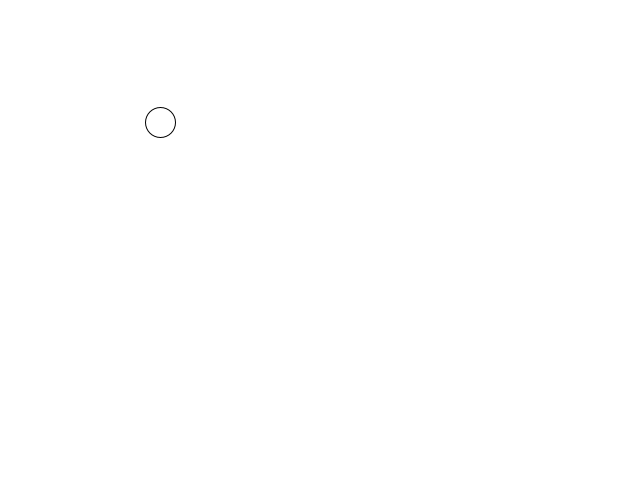
Frame 1 (no input)
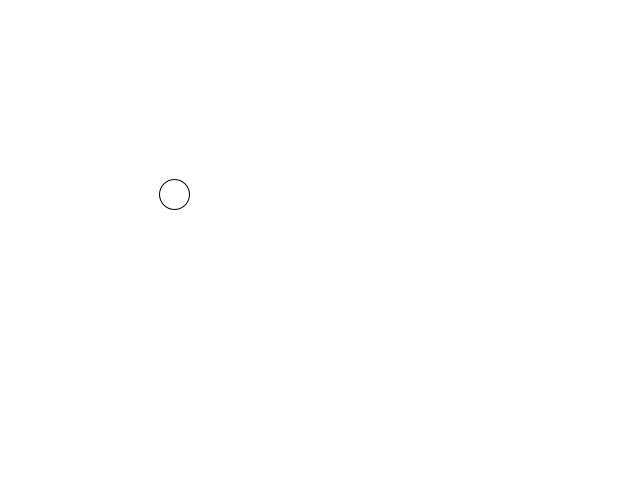
Frame 60 (the mouse pressed at the canvas centre just before this capture)
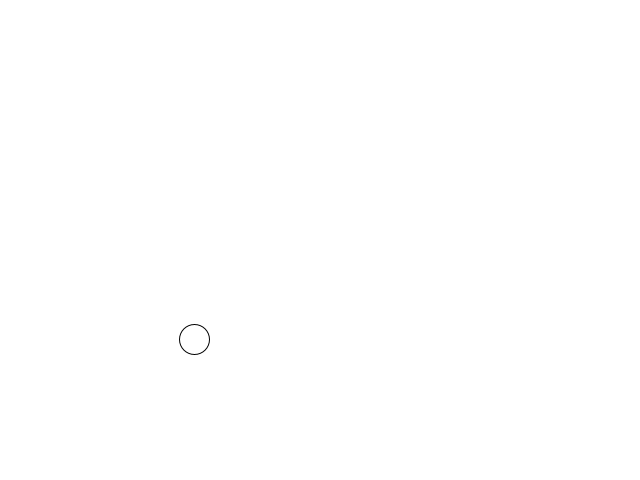
Frame 120 (the mouse held since frame 60 and released just before this capture)

The Processing sketch that drew these frames (run headless with seeded random() and noise(); from frame 60 on, the mouse is pressed at the canvas centre):

// Processing sketch: Programming_05_a
// ── Programming_05_a.pde
PVector position, velocity, tempVelocity, acceleration; //My vectors for handling the movement of the ball

float tpf; // Time per frame
float time;
int ballSize = 30;

void setup()
{
	size(640,480);
	position = new PVector(width/4,height/4);
	velocity = new PVector(8,20);
	tempVelocity = new PVector(0,0);
	acceleration = new PVector(10,75);
	frameRate(60);
}

void draw()
{
	float currentTime =millis(); //Sets the value of currentTime to the number of milliseconds since we started the program
	tpf = (currentTime - time) * 0.001f; //Sets the value of the "timePerFrame" float to a thousandth of currentTime - time 
	background(255, 255, 255, 255);

	drawBall();
	time = currentTime;
}

void drawBall()
{
	velocity.x+=(acceleration.x*0.75)*tpf;
	velocity.y+=acceleration.y*tpf;


	if (position.x > width + ballSize/2)
	{
		position.x = -ballSize/2;
	
	}

	float deltaY=(velocity.y*tpf);

	if ((position.y+deltaY<=ballSize/2)||(position.y+deltaY>=height-ballSize/2))
	{
		//position.y = height -5;
		velocity.y=-velocity.y;
		velocity.y*=0.9;
		velocity.x*=0.5;

	}

	//velocity.normalize();
	tempVelocity.set(0,0);
	tempVelocity = velocity.copy();
	tempVelocity.mult(tpf);
	position.add(tempVelocity);
	ellipse(position.x, position.y, ballSize, ballSize);

}
